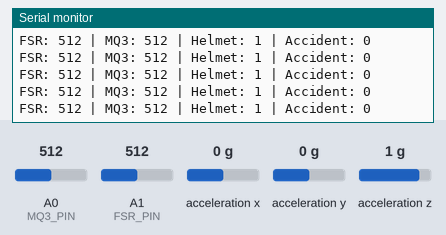
The sketch below on a simulated Arduino Uno, built with avr-gcc and run on an emulated ATmega328P. Parts: the last lines printed to the serial monitor. Wiring (inferred from the names in the program): MPU-6050 motion sensor at I2C address 0x68. The test bench sets the inputs (shaded band); at power-on: A0 (MQ3_PIN) = 512, A1 (FSR_PIN) = 512, acceleration x 0 g, acceleration y 0 g, acceleration z 1 g. No radio packets arrive unless stated.

Above: at 1.2 s.
1.3 s: A0 (MQ3_PIN) set to 108
At 1.59 s:
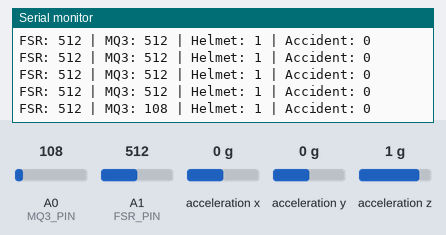
4.3 s: A0 (MQ3_PIN) set to 91
At 4.44 s:
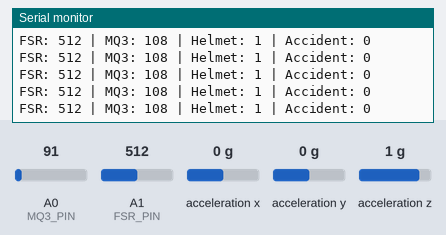
Timing chart, 0 to 7.3 s (numbered marks = the images above; inputs shaded):
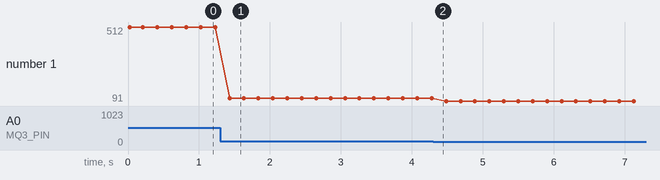

Measured:
- after the input at 1.3 s, the serial monitor: prints a new line after 0.13 s (image 1)
- plotted number 1: 512 → 108 after the input at 1.3 s, 108 → 91 after the input at 4.3 s

The sketch:

helmet.ino
```cpp
// ===============================
// Helmet Side - Transmitter Code
// Smart Safety Helmet with H2V
// ===============================

#include <SPI.h>
#include <nRF24L01.h>
#include <RF24.h>
#include <Wire.h>

// ------------------------
// Pin Mapping (Helmet Side)
// ------------------------
const int FSR_PIN   = A1;  // FSR for helmet wear detection
const int MQ3_PIN   = A0;  // MQ-3 alcohol sensor
const int CE_PIN    = 9;   // nRF24L01 CE
const int CSN_PIN   = 10;  // nRF24L01 CSN

// ------------------------
// nRF24L01 Radio
// ------------------------
RF24 radio(CE_PIN, CSN_PIN);
const byte RADIO_ADDRESS[6] = "H2V01";   // 5-byte pipe name + '\0'

// ------------------------
// Thresholds (to be tuned)
// ------------------------
// These values are example starting points. Use Serial Monitor to tune.
const int FSR_THRESHOLD = 300;   // If FSR reading > this => helmet worn
const int MQ3_BASELINE  = 200;   // MQ-3 reading in clean air (approx)
const int MQ3_MAX       = 800;   // MQ-3 high reading when strong alcohol (approx)

// Rough accident detection threshold - you should tune using Serial Monitor
const long ACCEL_MAG_THRESHOLD = 20000;

// ------------------------
// Data Packet Structure
// This must match exactly on BOTH helmet and bike side.
// ------------------------
struct HelmetStatus {
  uint8_t helmetWorn;        // 1 = helmet worn, 0 = not worn
  uint8_t accidentDetected;  // 1 = accident detected, 0 = normal
  uint16_t alcoholRaw;       // raw MQ-3 analog value (0–1023)
};

// Global packet instance
HelmetStatus status;

// MPU6050 I2C address
const uint8_t MPU_ADDR = 0x68;

// ===============================
// MPU6050 Initialization & Read
// ===============================
void initMPU6050() {
  Wire.begin();
  Wire.beginTransmission(MPU_ADDR);
  Wire.write(0x6B);     // Power management register
  Wire.write(0);        // Wake up MPU6050
  Wire.endTransmission(true);
}

void readAccelRaw(int16_t &AcX, int16_t &AcY, int16_t &AcZ) {
  Wire.beginTransmission(MPU_ADDR);
  Wire.write(0x3B);     // Start with ACCEL_XOUT_H
  Wire.endTransmission(false);
  Wire.requestFrom(MPU_ADDR, 6, true);

  AcX = (Wire.read() << 8) | Wire.read();
  AcY = (Wire.read() << 8) | Wire.read();
  AcZ = (Wire.read() << 8) | Wire.read();
}

// Very rough accident detection using acceleration magnitude
bool detectAccident() {
  int16_t AcX, AcY, AcZ;
  readAccelRaw(AcX, AcY, AcZ);

  long magSq = (long)AcX * AcX + (long)AcY * AcY + (long)AcZ * AcZ;
  return (magSq > (long)ACCEL_MAG_THRESHOLD * ACCEL_MAG_THRESHOLD);
}

// ===============================
// SETUP
// ===============================
void setup() {
  Serial.begin(9600);

  pinMode(FSR_PIN, INPUT);
  pinMode(MQ3_PIN, INPUT);

  // Initialize MPU6050
  initMPU6050();

  // Initialize nRF24L01
  radio.begin();
  radio.setPALevel(RF24_PA_LOW);      // Low power to reduce noise
  radio.setDataRate(RF24_1MBPS);      // 1 Mbps is stable
  radio.openWritingPipe(RADIO_ADDRESS);
  radio.stopListening();              // Set as Transmitter

  Serial.println("Helmet TX: Ready");
}

// ===============================
// LOOP
// ===============================
void loop() {
  // Read sensors
  int fsrValue = analogRead(FSR_PIN);
  int mq3Value = analogRead(MQ3_PIN);
  bool helmetWornFlag = (fsrValue > FSR_THRESHOLD);
  bool accidentFlag   = detectAccident();

  // Fill status packet
  status.helmetWorn       = helmetWornFlag ? 1 : 0;
  status.accidentDetected = accidentFlag ? 1 : 0;
  status.alcoholRaw       = (uint16_t)mq3Value;

  // Debug output on Serial Monitor
  Serial.print("FSR: "); Serial.print(fsrValue);
  Serial.print(" | MQ3: "); Serial.print(mq3Value);
  Serial.print(" | Helmet: "); Serial.print(status.helmetWorn);
  Serial.print(" | Accident: "); Serial.println(status.accidentDetected);

  // Transmit packet to bike
  bool ok = radio.write(&status, sizeof(status));
  if (!ok) {
    Serial.println("Radio TX failed");
  }

  delay(200);  // Send about 5 packets per second (200 ms interval)
}
```
